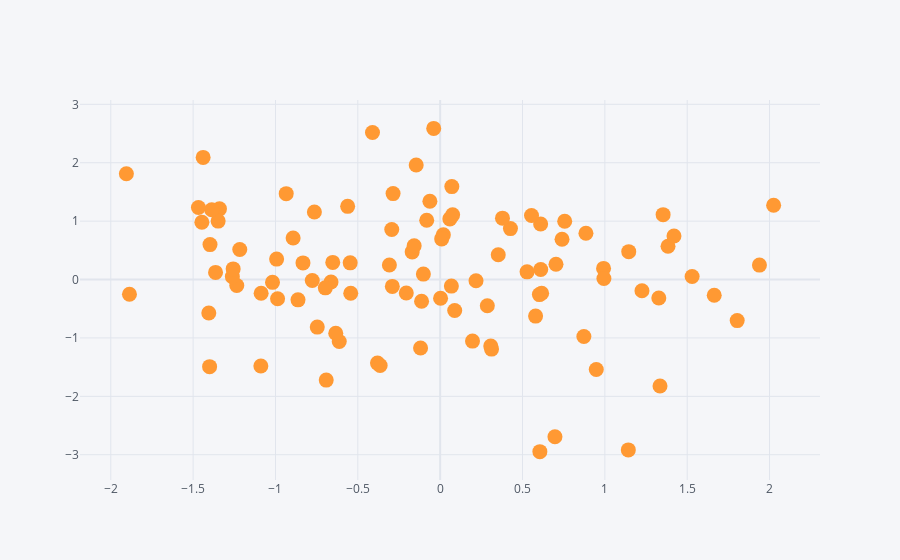

The notebook cell saved with this chart:
### Code cell
df.iplot(kind='scatter',x='A',y='B',mode='markers',size=15)
